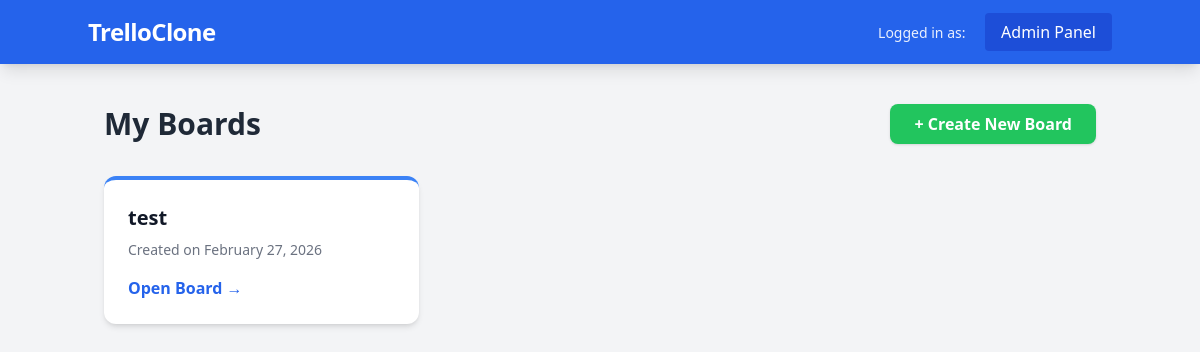
The app's page /, older data.
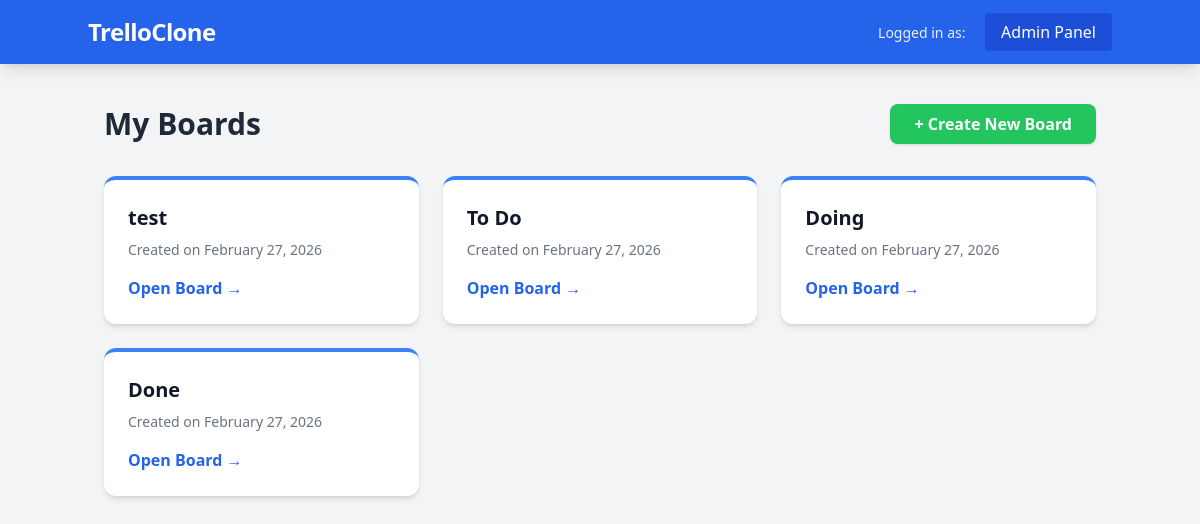
The same page, newer data.
### boards/models.py (models this page shows, shortened)
class Board(models.Model):
    title = models.CharField(max_length=100)
    slug = models.SlugField(unique=True, blank=True)
    owner = models.ForeignKey(User, on_delete=models.CASCADE, related_name='boards')
    created_at = models.DateTimeField(auto_now_add=True)

### boards/views.py (the view)
# urls.py: path('', views.board_list, name='board_list'),
def board_list(request):
    boards = Board.objects.all()
    return render(request, 'boards/board_list.html', {'boards': boards})

### boards/templates/boards/board_list.html (shortened to what this page needs)
{% extends 'base.html' %}
{% block content %}
<div class="flex justify-between items-center mb-8">
    <h1 class="text-3xl font-extrabold text-gray-800">My Boards</h1>
    <a href="{% url 'create_board' %}" class="bg-green-500 hover:bg-green-600 text-white font-bold py-2 px-6 rounded-lg shadow transition">
        + Create New Board
    </a>
</div>
<div class="grid grid-cols-1 md:grid-cols-2 lg:grid-cols-3 gap-6">
    {% for board in boards %}
    <div class="bg-white rounded-xl shadow-md overflow-hidden hover:shadow-xl transition-shadow duration-300 border-t-4 border-blue-500">
        <div class="p-6">
            <h2 class="text-xl font-bold text-gray-900 mb-2">{{ board.title }}</h2>
            <p class="text-gray-500 text-sm mb-4">Created on {{ board.created_at|date:"F j, Y" }}</p>
            <a href="{% url 'board_detail' board.slug %}" class="inline-block text-blue-600 font-semibold hover:text-blue-800 transition">
                Open Board &rarr;
            </a>
        </div>
    </div>
    {% empty %}
    <div class="col-span-full bg-white p-10 rounded-xl shadow text-center">
        <p class="text-gray-600 text-lg">No boards available yet. Create your first one to get started!</p>
    </div>
    {% endfor %}
</div>
{% endblock %}

### boards/templates/base.html (shortened to what this page needs)
<!DOCTYPE html>
<html lang="en">
<head>
    <script src="https://cdn.tailwindcss.com"></script>
</head>
<body class="bg-gray-100 font-sans leading-normal tracking-normal">
    <nav class="bg-blue-600 p-4 shadow-lg">
        <div class="container mx-auto flex justify-between items-center text-white">
            <a href="{% url 'board_list' %}" class="text-2xl font-bold tracking-tight">TrelloClone</a>
            <div>
                <span class="mr-4 text-sm opacity-90">Logged in as: <strong>{{ user.username }}</strong></span>
                <a href="/admin" class="bg-blue-700 hover:bg-blue-800 px-4 py-2 rounded transition">Admin Panel</a>
            </div>
        </div>
    </nav>
    <main class="container mx-auto mt-10 px-4">
        {% block content %}
        {% endblock %}
    </main>
</body>
</html>

Row changes from the older to the newer data that the page shows:
added Board: title "To Do", created_at "February 27, 2026"
added Board: title "Doing", created_at "February 27, 2026"
added Board: title "Done", created_at "February 27, 2026"
